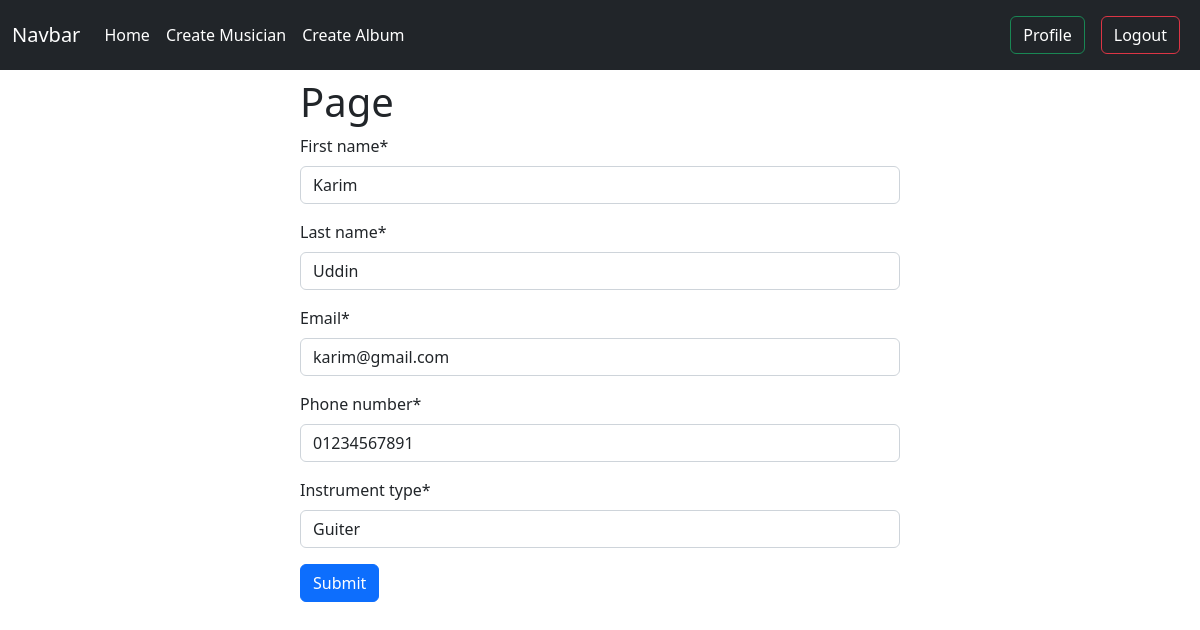
Page /first_app/edit_musician/4 (signed in) on the committed database.
### first_app/models.py (models this page shows, shortened)
class Musician(models.Model):
    first_name = models.CharField(max_length=20)
    last_name = models.CharField(max_length=20)
    email = models.EmailField()
    phone_number = models.CharField(max_length=11)
    instrument_type = models.CharField(max_length=20)

### first_app/views.py (the view)
# urls.py: path('edit_musician/<int:id>', views.EditMusicianView.as_view(), name = 'edit_musician'),
@method_decorator(login_required, name = 'dispatch')
class EditMusicianView(UpdateView):
    model = models.Musician
    form_class = forms.MusicianForm
    template_name = 'album.html'
    pk_url_kwarg = 'id'
    success_url = reverse_lazy('profilepage')

### first_app/forms.py
class MusicianForm(forms.ModelForm):
    class Meta:
        model = models.Musician
        fields = "__all__"

### first_app/templates/album.html (shortened to what this page needs)
{% extends 'base.html'%}
{% load crispy_forms_tags %}
{% block content %}
<form method = 'post' style = "Width:50%; height:500px; margin:auto;" class = 'pt-2'>
<h1>{{type}} Page</h1>
{{form | crispy}}
<button class = "btn btn-primary mb-4">Submit</button>
</form>
{% endblock %}

### rows in the picture
Musician: first_name "Karim", last_name "Uddin", email "karim@gmail.com", phone_number "01234567891", instrument_type "Guiter"
